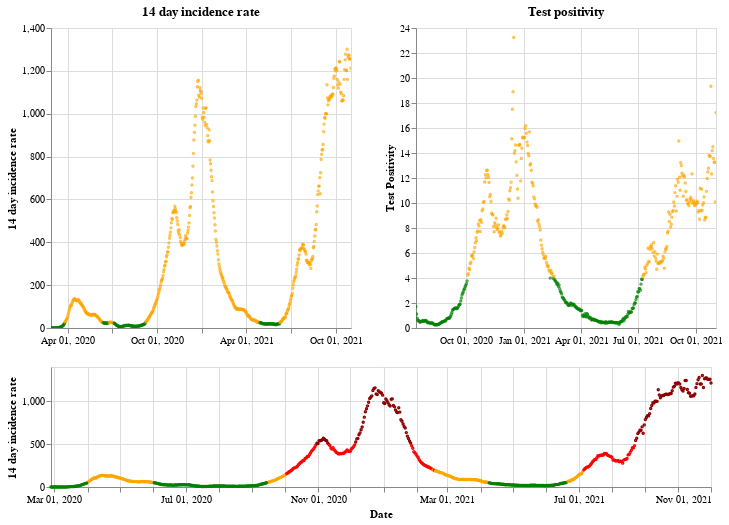

The code cell stored with this chart in its notebook:
### Markdown cell above
## Wales

### Code cell
plot_traffic_light('Wales')

### Figure 1 — Vega-Lite specification as saved in the notebook (floating-point values rounded to 4 significant figures; data arrays with more than 128 entries replaced by an {"elided": "..."} marker saying what was removed)
{"config": {"view": {"continuousWidth": 400, "continuousHeight": 300}}, "vconcat": [{"hconcat": [{"mark": {"type": "point", "size": 2}, "encoding": {"color": {"condition": {"value": "green", "test": "(datum.twoWeeklyCasesRate <= 25)"}, "value": "orange"}, "tooltip": [{"type": "nominal", "field": "areaName"}, {"type": "temporal", "field": "date"}, {"type": "quantitative", "field": "twoWeeklyCasesRate"}, {"type": "quantitative", "field": "testPositivity"}], "x": {"type": "temporal", "axis": {"title": ""}, "field": "date", "scale": {"domain": {"selection": "DateBrush"}}, "timeUnit": "yearmonthdate"}, "y": {"type": "quantitative", "axis": {"title": "14 day incidence rate"}, "field": "twoWeeklyCasesRate"}}, "title": "14 day incidence rate", "width": 300}, {"mark": {"type": "point", "size": 2}, "encoding": {"color": {"condition": {"value": "green", "test": "(datum.testPositivity <= 4)"}, "value": "orange"}, "tooltip": [{"type": "nominal", "field": "areaName"}, {"type": "temporal", "field": "date"}, {"type": "quantitative", "field": "twoWeeklyCasesRate"}, {"type": "quantitative", "field": "testPositivity"}], "x": {"type": "temporal", "axis": {"title": ""}, "field": "date", "scale": {"domain": {"selection": "DateBrush"}}, "timeUnit": "yearmonthdate"}, "y": {"type": "quantitative", "axis": {"title": "Test Positivity"}, "field": "testPositivity"}}, "title": "Test positivity", "width": 300}]}, {"layer": [{"mark": {"type": "point", "size": 2}, "encoding": {"color": {"condition": {"value": "orange", "test": "(((datum.testPositivity < 4) && (datum.twoWeeklyCasesRate >= 50)) && (datum.twoWeeklyCasesRate < 200))"}, "value": "red"}, "opacity": {"condition": {"value": 1, "test": "((datum.twoWeeklyCasesRate >= 50) && (datum.twoWeeklyCasesRate < 500))"}, "value": 0}, "tooltip": [{"type": "nominal", "field": "areaName"}, {"type": "temporal", "field": "date"}, {"type": "quantitative", "field": "twoWeeklyCasesRate"}, {"type": "quantitative", "field": "testPositivity"}], "x": {"type": "temporal", "axis": {"title": "Date"}, "field": "date", "timeUnit": "yearmonthdate"}, "y": {"type": "quantitative", "axis": {"title": "14 day incidence rate"}, "field": "twoWeeklyCasesRate"}}, "selection": {"DateBrush": {"type": "interval", "encodings": ["x"], "fields": ["Time"]}}}, {"mark": {"type": "point", "size": 2}, "encoding": {"color": {"value": "darkred"}, "opacity": {"condition": {"value": 1, "test": "(datum.twoWeeklyCasesRate >= 500)"}, "value": 0}, "tooltip": [{"type": "nominal", "field": "areaName"}, {"type": "temporal", "field": "date"}, {"type": "quantitative", "field": "twoWeeklyCasesRate"}, {"type": "quantitative", "field": "testPositivity"}], "x": {"type": "temporal", "axis": {"title": "Date"}, "field": "date", "timeUnit": "yearmonthdate"}, "y": {"type": "quantitative", "axis": {"title": "14 day incidence rate"}, "field": "twoWeeklyCasesRate"}}}, {"mark": {"type": "point", "size": 2}, "encoding": {"color": {"condition": {"value": "green", "test": "((datum.testPositivity < 4) && (datum.twoWeeklyCasesRate < 50))"}, "value": "orange"}, "opacity": {"condition": {"value": 1, "test": "(datum.twoWeeklyCasesRate < 50)"}, "value": 0}, "tooltip": [{"type": "nominal", "field": "areaName"}, {"type": "temporal", "field": "date"}, {"type": "quantitative", "field": "twoWeeklyCasesRate"}, {"type": "quantitative", "field": "testPositivity"}], "x": {"type": "temporal", "axis": {"title": "Date"}, "field": "date", "timeUnit": "yearmonthdate"}, "y": {"type": "quantitative", "axis": {"title": "14 day incidence rate"}, "field": "twoWeeklyCasesRate"}}}], "height": 120, "width": 660}], "data": {"name": "data-07fbcc61b395ba95da674f4099d1371d"}, "$schema": "https://vega.github.io/schema/vega-lite/v4.8.1.json", "datasets": {"data-07fbcc61b395ba95da674f4099d1371d": {"elided": "614 records"}}}
